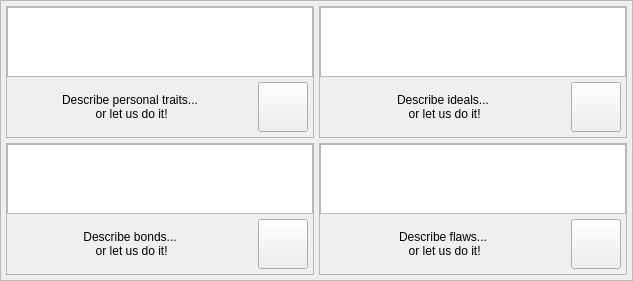
             <widget class="QFrame" name="temperBox">
              <property name="maximumSize">
               <size>
                <width>16777215</width>
                <height>280</height>
               </size>
              </property>
              <property name="frameShape">
               <enum>QFrame::StyledPanel</enum>
              </property>
              <property name="frameShadow">
               <enum>QFrame::Raised</enum>
              </property>
              <layout class="QGridLayout" name="gridLayout_16">
               <property name="leftMargin">
                <number>5</number>
               </property>
               <property name="topMargin">
                <number>5</number>
               </property>
               <property name="rightMargin">
                <number>5</number>
               </property>
               <property name="bottomMargin">
                <number>5</number>
               </property>
               <property name="spacing">
                <number>5</number>
               </property>
               <item row="0" column="0">
                <widget class="QFrame" name="personalityTraits">
                 <property name="frameShape">
                  <enum>QFrame::StyledPanel</enum>
                 </property>
                 <property name="frameShadow">
                  <enum>QFrame::Raised</enum>
                 </property>
                 <layout class="QGridLayout" name="gridLayout_14">
                  <property name="leftMargin">
                   <number>0</number>
                  </property>
                  <property name="topMargin">
                   <number>0</number>
                  </property>
                  <property name="rightMargin">
                   <number>0</number>
                  </property>
                  <property name="bottomMargin">
                   <number>0</number>
                  </property>
                  <property name="spacing">
                   <number>0</number>
                  </property>
                  <item row="0" column="0" colspan="2">
                   <widget class="QTextEdit" name="personalityEdit">
                    <property name="styleSheet">
                     <string notr="true">font: 12pt &quot;Eberron&quot;;</string>
                    </property>
                    <property name="frameShape">
                     <enum>QFrame::StyledPanel</enum>
                    </property>
                    <property name="autoFormatting">
                     <set>QTextEdit::AutoBulletList</set>
                    </property>
                    <property name="html">
                     <string>&lt;!DOCTYPE HTML PUBLIC &quot;-//W3C//DTD HTML 4.0//EN&quot; &quot;http://www.w3.org/TR/REC-html40/strict.dtd&quot;&gt;
&lt;html&gt;&lt;head&gt;&lt;meta name=&quot;qrichtext&quot; content=&quot;1&quot; /&gt;&lt;style type=&quot;text/css&quot;&gt;
p, li { white-space: pre-wrap; }
&lt;/style&gt;&lt;/head&gt;&lt;body style=&quot; font-family:'Eberron'; font-size:12pt; font-weight:400; font-style:normal;&quot;&gt;
&lt;p align=&quot;center&quot; style=&quot;-qt-paragraph-type:empty; margin-top:12px; margin-bottom:12px; margin-left:0px; margin-right:0px; -qt-block-indent:0; text-indent:0px;&quot;&gt;&lt;br /&gt;&lt;/p&gt;&lt;/body&gt;&lt;/html&gt;</string>
                    </property>
                    <property name="overwriteMode">
                     <bool>false</bool>
                    </property>
                   </widget>
                  </item>
                  <item row="2" column="0">
                   <widget class="QLabel" name="personalityLabel">
                    <property name="minimumSize">
                     <size>
                      <width>246</width>
                      <height>60</height>
                     </size>
                    </property>
                    <property name="maximumSize">
                     <size>
                      <width>246</width>
                      <height>60</height>
                     </size>
                    </property>
                    <property name="styleSheet">
                     <string notr="true">font: 14pt &quot;Eberron&quot;;</string>
                    </property>
                    <property name="text">
                     <string>Describe personal traits...
 or let us do it!</string>
                    </property>
                    <property name="alignment">
                     <set>Qt::AlignCenter</set>
                    </property>
                    <property name="wordWrap">
                     <bool>true</bool>
                    </property>
                   </widget>
                  </item>
                  <item row="2" column="1">
                   <layout class="QGridLayout" name="personalityRollLayout">
                    <property name="leftMargin">
                     <number>5</number>
                    </property>
                    <property name="topMargin">
                     <number>5</number>
                    </property>
                    <property name="rightMargin">
                     <number>5</number>
                    </property>
                    <property name="bottomMargin">
                     <number>5</number>
                    </property>
                    <property name="spacing">
                     <number>0</number>
                    </property>
                    <item row="0" column="0">
                     <widget class="QPushButton" name="personalityRoll">
                      <property name="minimumSize">
                       <size>
                        <width>50</width>
                        <height>50</height>
                       </size>
                      </property>
                      <property name="maximumSize">
                       <size>
                        <width>50</width>
                        <height>50</height>
                       </size>
                      </property>
                      <property name="text">
                       <string/>
                      </property>
                     </widget>
                    </item>
                   </layout>
                  </item>
                 </layout>
                </widget>
               </item>
               <item row="0" column="1">
                <widget class="QFrame" name="ideals">
                 <property name="frameShape">
                  <enum>QFrame::StyledPanel</enum>
                 </property>
                 <property name="frameShadow">
                  <enum>QFrame::Raised</enum>
                 </property>
                 <layout class="QGridLayout" name="gridLayout_13">
                  <property name="leftMargin">
                   <number>0</number>
                  </property>
                  <property name="topMargin">
                   <number>0</number>
                  </property>
                  <property name="rightMargin">
                   <number>0</number>
                  </property>
                  <property name="bottomMargin">
                   <number>0</number>
                  </property>
                  <property name="spacing">
                   <number>0</number>
                  </property>
                  <item row="1" column="0" colspan="2">
                   <widget class="QTextEdit" name="idealsEdit">
                    <property name="styleSheet">
                     <string notr="true">font: 12pt &quot;Eberron&quot;;</string>
                    </property>
                    <property name="frameShape">
                     <enum>QFrame::StyledPanel</enum>
                    </property>
                    <property name="autoFormatting">
                     <set>QTextEdit::AutoBulletList</set>
                    </property>
                    <property name="html">
                     <string>&lt;!DOCTYPE HTML PUBLIC &quot;-//W3C//DTD HTML 4.0//EN&quot; &quot;http://www.w3.org/TR/REC-html40/strict.dtd&quot;&gt;
&lt;html&gt;&lt;head&gt;&lt;meta name=&quot;qrichtext&quot; content=&quot;1&quot; /&gt;&lt;style type=&quot;text/css&quot;&gt;
p, li { white-space: pre-wrap; }
&lt;/style&gt;&lt;/head&gt;&lt;body style=&quot; font-family:'Eberron'; font-size:12pt; font-weight:400; font-style:normal;&quot;&gt;
&lt;p align=&quot;center&quot; style=&quot;-qt-paragraph-type:empty; margin-top:12px; margin-bottom:12px; margin-left:0px; margin-right:0px; -qt-block-indent:0; text-indent:0px;&quot;&gt;&lt;br /&gt;&lt;/p&gt;&lt;/body&gt;&lt;/html&gt;</string>
                    </property>
                    <property name="overwriteMode">
                     <bool>false</bool>
                    </property>
                   </widget>
                  </item>
                  <item row="3" column="0">
                   <widget class="QLabel" name="idealsLabel">
                    <property name="minimumSize">
                     <size>
                      <width>246</width>
                      <height>60</height>
                     </size>
                    </property>
                    <property name="maximumSize">
                     <size>
                      <width>246</width>
                      <height>60</height>
                     </size>
                    </property>
                    <property name="styleSheet">
                     <string notr="true">font: 14pt &quot;Eberron&quot;;</string>
                    </property>
                    <property name="text">
                     <string>Describe ideals...
 or let us do it!</string>
                    </property>
                    <property name="alignment">
                     <set>Qt::AlignCenter</set>
                    </property>
                   </widget>
                  </item>
                  <item row="3" column="1">
                   <layout class="QGridLayout" name="idealsRollLayout">
                    <property name="leftMargin">
                     <number>5</number>
                    </property>
                    <property name="topMargin">
                     <number>5</number>
                    </property>
                    <property name="rightMargin">
                     <number>5</number>
                    </property>
                    <property name="bottomMargin">
                     <number>5</number>
                    </property>
                    <property name="spacing">
                     <number>0</number>
                    </property>
                    <item row="0" column="0">
                     <widget class="QPushButton" name="idealsRoll">
                      <property name="minimumSize">
                       <size>
                        <width>50</width>
                        <height>50</height>
                       </size>
                      </property>
                      <property name="maximumSize">
                       <size>
                        <width>50</width>
                        <height>50</height>
                       </size>
                      </property>
                      <property name="text">
                       <string/>
                      </property>
                     </widget>
                    </item>
                   </layout>
                  </item>
                 </layout>
                </widget>
               </item>
               <item row="1" column="0">
                <widget class="QFrame" name="bonds">
                 <property name="frameShape">
                  <enum>QFrame::StyledPanel</enum>
                 </property>
                 <property name="frameShadow">
                  <enum>QFrame::Raised</enum>
                 </property>
                 <layout class="QGridLayout" name="gridLayout_5">
                  <property name="leftMargin">
                   <number>0</number>
                  </property>
                  <property name="topMargin">
                   <number>0</number>
                  </property>
                  <property name="rightMargin">
                   <number>0</number>
                  </property>
                  <property name="bottomMargin">
                   <number>0</number>
                  </property>
                  <property name="spacing">
                   <number>0</number>
                  </property>
                  <item row="3" column="0">
                   <widget class="QLabel" name="bondsLabel">
                    <property name="minimumSize">
                     <size>
                      <width>246</width>
                      <height>60</height>
                     </size>
                    </property>
                    <property name="maximumSize">
                     <size>
                      <width>246</width>
                      <height>60</height>
                     </size>
                    </property>
                    <property name="styleSheet">
                     <string notr="true">font: 14pt &quot;Eberron&quot;;</string>
                    </property>
                    <property name="text">
                     <string>Describe bonds...
 or let us do it!</string>
                    </property>
                    <property name="alignment">
                     <set>Qt::AlignCenter</set>
                    </property>
                   </widget>
                  </item>
                  <item row="3" column="1">
                   <layout class="QGridLayout" name="bondsRollLayout">
                    <property name="leftMargin">
                     <number>5</number>
                    </property>
                    <property name="topMargin">
                     <number>5</number>
                    </property>
                    <property name="rightMargin">
                     <number>5</number>
                    </property>
                    <property name="bottomMargin">
                     <number>5</number>
                    </property>
                    <property name="spacing">
                     <number>0</number>
                    </property>
                    <item row="0" column="0">
                     <widget class="QPushButton" name="bondsRoll">
                      <property name="minimumSize">
                       <size>
                        <width>50</width>
                        <height>50</height>
                       </size>
                      </property>
                      <property name="maximumSize">
                       <size>
                        <width>50</width>
                        <height>50</height>
                       </size>
                      </property>
                      <property name="text">
                       <string/>
                      </property>
                     </widget>
                    </item>
                   </layout>
                  </item>
                  <item row="1" column="0" colspan="2">
                   <widget class="QTextEdit" name="bondsEdit">
                    <property name="styleSheet">
                     <string notr="true">font: 12pt &quot;Eberron&quot;;</string>
                    </property>
                    <property name="frameShape">
                     <enum>QFrame::StyledPanel</enum>
                    </property>
                    <property name="autoFormatting">
                     <set>QTextEdit::AutoBulletList</set>
                    </property>
                    <property name="html">
                     <string>&lt;!DOCTYPE HTML PUBLIC &quot;-//W3C//DTD HTML 4.0//EN&quot; &quot;http://www.w3.org/TR/REC-html40/strict.dtd&quot;&gt;
&lt;html&gt;&lt;head&gt;&lt;meta name=&quot;qrichtext&quot; content=&quot;1&quot; /&gt;&lt;style type=&quot;text/css&quot;&gt;
p, li { white-space: pre-wrap; }
&lt;/style&gt;&lt;/head&gt;&lt;body style=&quot; font-family:'Eberron'; font-size:12pt; font-weight:400; font-style:normal;&quot;&gt;
&lt;p align=&quot;center&quot; style=&quot;-qt-paragraph-type:empty; margin-top:12px; margin-bottom:12px; margin-left:0px; margin-right:0px; -qt-block-indent:0; text-indent:0px;&quot;&gt;&lt;br /&gt;&lt;/p&gt;&lt;/body&gt;&lt;/html&gt;</string>
                    </property>
                    <property name="overwriteMode">
                     <bool>false</bool>
                    </property>
                   </widget>
                  </item>
                 </layout>
                </widget>
               </item>
               <item row="1" column="1">
                <widget class="QFrame" name="flaws">
                 <property name="frameShape">
                  <enum>QFrame::StyledPanel</enum>
                 </property>
                 <property name="frameShadow">
                  <enum>QFrame::Raised</enum>
                 </property>
                 <layout class="QGridLayout" name="gridLayout_15">
                  <property name="leftMargin">
                   <number>0</number>
                  </property>
                  <property name="topMargin">
                   <number>0</number>
                  </property>
                  <property name="rightMargin">
                   <number>0</number>
                  </property>
                  <property name="bottomMargin">
                   <number>0</number>
                  </property>
                  <property name="spacing">
                   <number>0</number>
                  </property>
                  <item row="4" column="0">
                   <widget class="QLabel" name="flawsLabel">
                    <property name="minimumSize">
                     <size>
                      <width>246</width>
                      <height>60</height>
                     </size>
                    </property>
                    <property name="maximumSize">
                     <size>
                      <width>246</width>
                      <height>60</height>
                     </size>
                    </property>
                    <property name="styleSheet">
                     <string notr="true">font: 14pt &quot;Eberron&quot;;</string>
                    </property>
                    <property name="text">
                     <string>Describe flaws...
 or let us do it!</string>
                    </property>
                    <property name="alignment">
                     <set>Qt::AlignCenter</set>
                    </property>
                   </widget>
                  </item>
                  <item row="4" column="1">
                   <layout class="QGridLayout" name="flawsRollLayout">
                    <property name="leftMargin">
                     <number>5</number>
                    </property>
                    <property name="topMargin">
                     <number>5</number>
                    </property>
                    <property name="rightMargin">
                     <number>5</number>
                    </property>
                    <property name="bottomMargin">
                     <number>5</number>
                    </property>
                    <property name="spacing">
                     <number>0</number>
                    </property>
                    <item row="0" column="0">
                     <widget class="QPushButton" name="flawsRoll">
                      <property name="minimumSize">
                       <size>
                        <width>50</width>
                        <height>50</height>
                       </size>
                      </property>
                      <property name="maximumSize">
                       <size>
                        <width>50</width>
                        <height>50</height>
                       </size>
                      </property>
                      <property name="text">
                       <string/>
                      </property>
                     </widget>
                    </item>
                   </layout>
                  </item>
                  <item row="1" column="0" colspan="2">
                   <widget class="QTextEdit" name="flawsEdit">
                    <property name="styleSheet">
                     <string notr="true">font: 12pt &quot;Eberron&quot;;</string>
                    </property>
                    <property name="frameShape">
                     <enum>QFrame::StyledPanel</enum>
                    </property>
                    <property name="autoFormatting">
                     <set>QTextEdit::AutoBulletList</set>
                    </property>
                    <property name="html">
                     <string>&lt;!DOCTYPE HTML PUBLIC &quot;-//W3C//DTD HTML 4.0//EN&quot; &quot;http://www.w3.org/TR/REC-html40/strict.dtd&quot;&gt;
&lt;html&gt;&lt;head&gt;&lt;meta name=&quot;qrichtext&quot; content=&quot;1&quot; /&gt;&lt;style type=&quot;text/css&quot;&gt;
p, li { white-space: pre-wrap; }
&lt;/style&gt;&lt;/head&gt;&lt;body style=&quot; font-family:'Eberron'; font-size:12pt; font-weight:400; font-style:normal;&quot;&gt;
&lt;p align=&quot;center&quot; style=&quot;-qt-paragraph-type:empty; margin-top:12px; margin-bottom:12px; margin-left:0px; margin-right:0px; -qt-block-indent:0; text-indent:0px;&quot;&gt;&lt;br /&gt;&lt;/p&gt;&lt;/body&gt;&lt;/html&gt;</string>
                    </property>
                    <property name="overwriteMode">
                     <bool>false</bool>
                    </property>
                   </widget>
                  </item>
                 </layout>
                </widget>
               </item>
              </layout>
             </widget>
